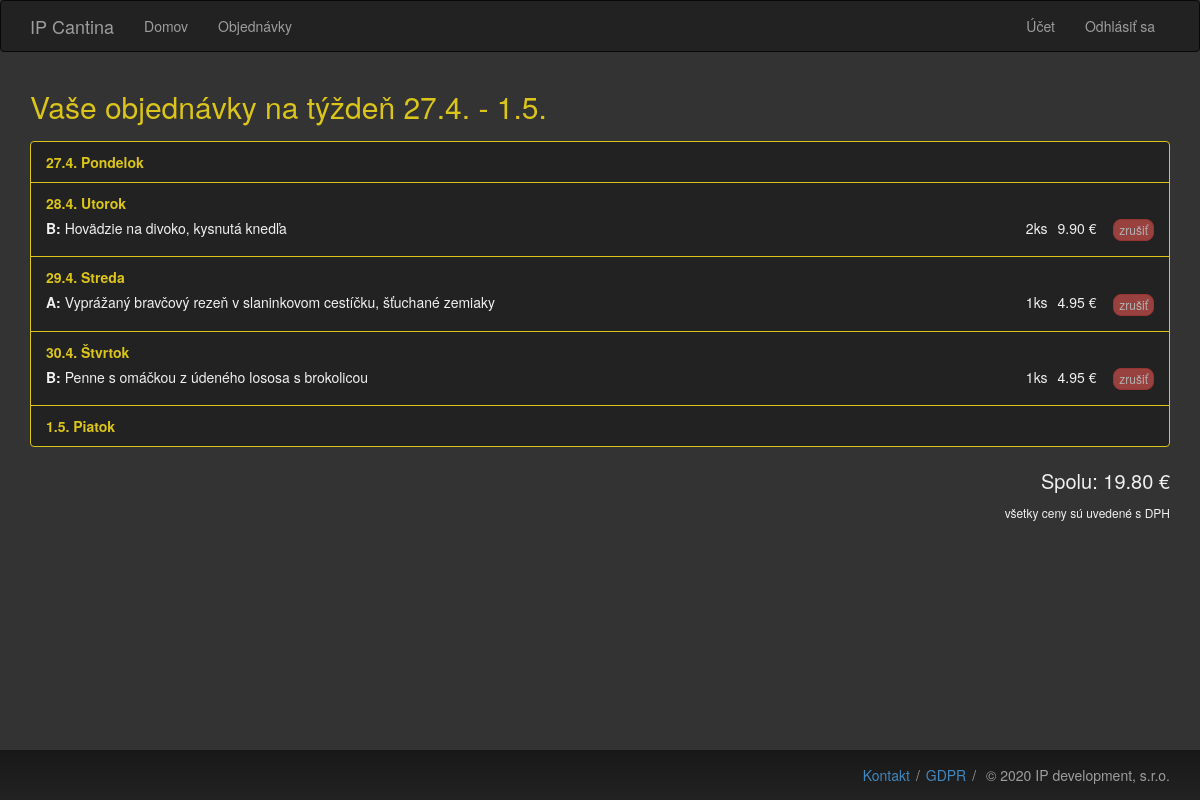
Screenshot of /orders (signed in) with the database file from the repository.
### app/models.py (models this page shows, shortened)
class Meal(db.Model):
    id = db.Column(db.Integer, primary_key=True)
    date = db.Column(db.Date, index=True)
    weekday = db.Column(db.Integer)
    label = db.Column(db.String(1))
    portion = db.Column(db.String(8))
    allergens = db.Column(db.String(32))
    description = db.Column(db.String(128))
    price = db.Column(db.Float(precision=2))

### app/routes.py (the view, shortened to what this page needs)
@app.route('/orders', methods=['GET', 'POST'])
@login_required()
def orders():
    orders, price = current_user.get_orders_summary()
    return render_template('orders.html', title='Objednávky', orders=orders, price=price, days=DateUtils())

### app/models.py (called while the page is built)
@login_manager.user_loader
def load_user(id):
    return User.query.get(int(id))

    def get_urole(self):
        return self.urole

    def is_admin(self):
        return self.urole == UserRole.ADMIN

    def get_orders_summary(self):
        orders = [list() for _ in range(5)]
        total_price = 0
        for meal_id, amount in Order.query.filter_by(user_id = self.id).with_entities(
                Order.meal_id, func.count()).group_by(Order.meal_id).all():
            meal = Meal.query.get(meal_id)
            if meal.date >= DateUtils.affected_week_monday():
                orders[meal.weekday].append({'meal': meal, 'amount': amount, 'cancellable': (not DateUtils.deadline_passed(meal.date)) })
                total_price += meal.price * amount
        return orders, total_price

### app/routes.py (called while the page is built)
def login_required(role=UserRole.BASIC):
    def login_wrapper(fn):
        @wraps(fn)
        def decorated_view(*args, **kwargs):
            if not current_user.is_authenticated:
               return login_manager.unauthorized()
            urole = current_user.get_urole()
            if urole != role and role != UserRole.BASIC:
                return login_manager.unauthorized()
            return fn(*args, **kwargs)
        return decorated_view
    return login_wrapper

### app/utils.py (called while the page is built)
    @staticmethod
    def deadline_passed(dt):
        deadline_date = DateUtils.prev_working_day(dt)
        deadline_time = time(hour=app.config['ORDER_DEADLINE_HOUR'])
        deadline = datetime.combine(deadline_date, deadline_time)
        return datetime.now() > deadline

    @staticmethod
    def prev_working_day(day):
        if day.weekday() == 6:
            return day - timedelta(days=2)
        elif day.weekday() == 0:
            return day - timedelta(days=3)
        return day - timedelta(days=1)

    @staticmethod
    def affected_week_monday():
        today = date.today()
        hour = datetime.now().hour
        if today.weekday() > 3 or (today.weekday() == 3 and hour >= 15):
            return today + timedelta(days=7-today.weekday())
        else:
            return DateUtils.monday_date()

    @staticmethod
    def affected_week_friday():
        return DateUtils.affected_week_monday() + timedelta(days=4)

    @staticmethod
    def monday_to_friday_str():
        return "{} - {}".format(DateUtils.to_string(DateUtils.affected_week_monday()),
                                DateUtils.to_string(DateUtils.affected_week_friday()))

### app/templates/orders.html (shortened to what this page needs)
{% extends "base.html" %}
{% block app_content %}
    <h1>Vaše objednávky na týždeň <span class="nowrap">{{ days.monday_to_friday_str() }}</span></h1>
    {% if orders %}
    <ul class="list-group">
        {% for i in range(5) %}
        <li class="list-group-item">
            <span class="yellow"><b>{{ days.to_string(days.date_from_int(i)) }} {{ days.svk_from_int(i) }}</b></span>
            {% for order in orders[i] %}
                <div class="group">
                    <b>{{ order.meal.label }}:</b>
                    {{ order.meal.description }}
                    <div class="order-summary-right">
                        <span class="item"> {{ order.amount }}ks</span>
                        <span class="item">{{ "%.2f" % (order.meal.price * order.amount) }} &euro;</span>
                        <form action="" method="post" class="cancel-form">
                            {% if order.cancellable %}
                                <input type="submit" name="cancel_order" value="zrušiť" class="btn btn-danger btn-xs">
                            {% else %}
                                <input type="submit" name="cancel_order" value="zrušiť" class="btn btn-danger btn-xs" disabled="disabled">
                            {% endif %}
                        </form>
                    </div>
                </div>
            {% endfor %}
        </li>
        {% endfor %}
    </ul>
    <div id="price-summary">
        <span>Spolu: {{ "%.2f" % price }} &euro;</span><br>
        <span id="dph">všetky ceny sú uvedené s DPH</span>
    </div>
    {% else %}
        <p>Momentálne nemáte žiadne objednávky.</p>
    {% endif %}
{% endblock %}

### app/static/style.css (style rules this page uses)
html, body { height: 100%; }
h1 { font-size: 30px; margin: 18px 0 18px; }
input[disabled="disabled"] , .incrementor span { opacity: 70% }
.list-group-item .group { margin: 5px 0; }
.order-summary-right { float: right; vertical-align: middle; }
.order-summary-right .item { margin: 0 3px; }
.cancel-form { margin-left: 10px; display: inline-block; }
.cancel-form .btn { border-radius: 8px; }
#price-summary { text-align: right; font-size: 20px; margin-bottom: 50px; }
#dph { font-size: 12px; }
.group:before, .group:after { content:" "; display: table; }
.group:after { clear:both; }
.group { *zoom: 1; }

### app/static/dark_style.css (style rules this page uses)
body { background-color: #333333; color: #F0F0F0; }
.list-group-item { background-color: #222 !important; border-color: #DBC51A; }
.yellow { color: #DBC51A; }
h1 { color: #DBC51A; }

### rows the page displays
Meal: meal.label "B", meal.description "Hovädzie na divoko, kysnutá knedľa", order.meal.price*order.amount "9.90"
Meal: meal.label "A", meal.description "Vyprážaný bravčový rezeň v slaninkovom cestíčku, šťuchané zemiaky", order.meal.price*order.amount "4.95"
Meal: meal.label "B", meal.description "Penne s omáčkou z údeného lososa s brokolicou", order.meal.price*order.amount "4.95"

### other values shown
{{ days.monday_to_friday_str() }} "27.4. - 1.5."
{{ days.to_string(days.date_from_int(i)) }} "27.4." "28.4." "29.4." "30.4." "1.5."
{{ days.svk_from_int(i) }} "Pondelok" "Utorok" "Streda" "Štvrtok" "Piatok"
{{ order.amount }} "2" "1" "1"
{{ "%.2f" % price }} "19.80"
